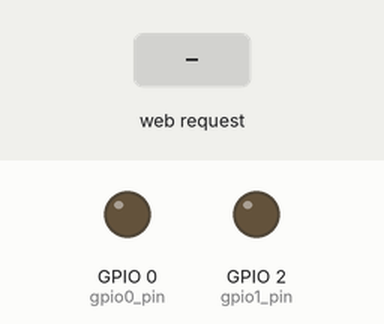
The sketch below on a simulated ESP8266 (NodeMCU). On the bench: output pins drawn as LEDs (lit = HIGH). Inputs (shaded band) come from the test bench. WiFi joins after 1.5 s; servers stay silent unless stated; what the sketch prints to the serial monitor is not drawn.

Above: at 3.7 s.
3.8 s: HTTP request GET /socket0On received
At 4.5 s:
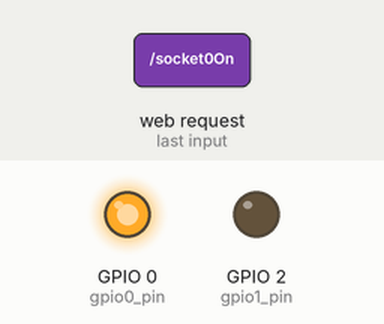
5.3 s: HTTP request GET /socket1On received
At 5.7 s:
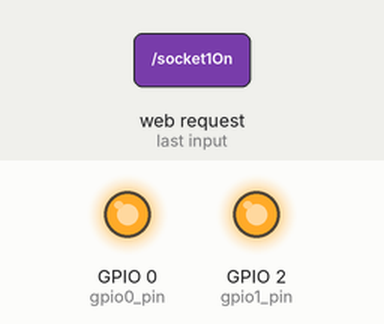
6.8 s: HTTP request GET /socket0Off received
At 8.0 s:
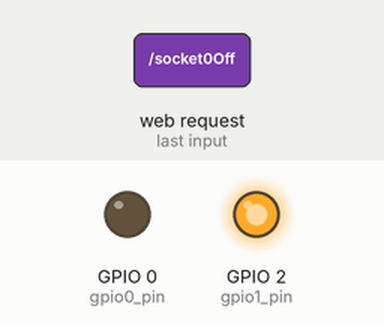
8.3 s: HTTP request GET /socket1Off received
At 9.2 s:
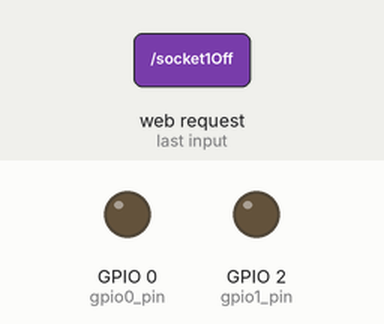
9.8 s: HTTP request GET /socket2On received
At 10.3 s:
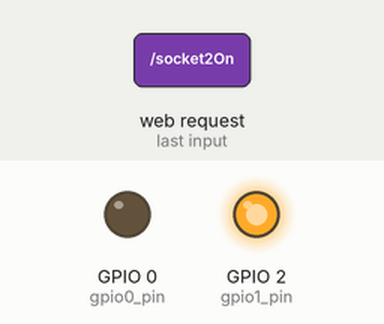
Timing chart, 0 to 12.3 s (numbered marks = the images above; inputs shaded):
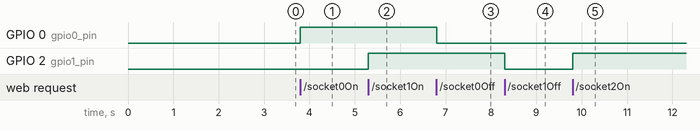

Measured:
- after the input at 3.8 s, GPIO 0 (gpio0_pin): LOW → HIGH at once
- after the input at 5.3 s, GPIO 2 (gpio1_pin): LOW → HIGH at once
- after the input at 6.8 s, GPIO 0 (gpio0_pin): HIGH → LOW at once
- after the input at 8.3 s, GPIO 2 (gpio1_pin): HIGH → LOW at once
- after the input at 9.8 s, GPIO 2 (gpio1_pin): LOW → HIGH at once

The sketch:

ESP8266_AutoConnectSimpleWebServer.ino
```cpp
/*********
  Rui Santos
  Complete project details at http://randomnerdtutorials.com
*********/

#include <ESP8266WiFi.h>
#include <WiFiClient.h>
#include <ESP8266WebServer.h>
#include <ESP8266mDNS.h>
#include <DNSServer.h>
#include <WiFiManager.h>          //https://github.com/tzapu/WiFiManager

MDNSResponder mdns;

ESP8266WebServer server(80);

String webPage = "";

const int gpio0_pin = 0;
const int gpio1_pin = LED_BUILTIN;
const int gpio2_pin = 2;

void configModeCallback (WiFiManager *myWiFiManager) {
  Serial.println("Entered config mode");
  Serial.println(WiFi.softAPIP());
  //if you used auto generated SSID, print it
  Serial.println(myWiFiManager->getConfigPortalSSID());
}

void setup(void){
  webPage += "<h1>ESP8266 Web Server</h1><p>Socket #0 <a href=\"socket0On\"><button>ON</button></a>&nbsp;<a href=\"socket0Off\"><button>OFF</button></a></p>";
  webPage += "<p>Socket #1 <a href=\"socket1On\"><button>ON</button></a>&nbsp;<a href=\"socket1Off\"><button>OFF</button></a></p>";
  webPage += "<p>Socket #2 <a href=\"socket2On\"><button>ON</button></a>&nbsp;<a href=\"socket2Off\"><button>OFF</button></a></p>";

  // preparing GPIOs
  pinMode(gpio0_pin, OUTPUT);
  digitalWrite(gpio0_pin, LOW);
  pinMode(gpio1_pin, OUTPUT);
  digitalWrite(gpio1_pin, LOW);
  pinMode(gpio2_pin, OUTPUT);
  digitalWrite(gpio2_pin, LOW);

  delay(1000);
  Serial.begin(115200);

  //WiFiManager
  //Local intialization. Once its business is done, there is no need to keep it around
  WiFiManager wifiManager;
  wifiManager.setAPCallback(configModeCallback);
  if(!wifiManager.autoConnect("Arduino_virus")) {
    Serial.println("failed to connect and hit timeout");
    //reset and try again, or maybe put it to deep sleep
    ESP.reset();
    delay(1000);
  }

  if (mdns.begin("esp8266", WiFi.localIP())) {
    Serial.println("MDNS responder started");
  }

  server.on("/", [](){
    server.send(200, "text/html", webPage);
  });

  server.on("/socket0On", [](){
    server.send(200, "text/html", webPage);
    digitalWrite(gpio0_pin, HIGH);
    delay(1000);
  });
  server.on("/socket0Off", [](){
    server.send(200, "text/html", webPage);
    digitalWrite(gpio0_pin, LOW);
    delay(1000);
  });
  server.on("/socket1On", [](){
    server.send(200, "text/html", webPage);
    digitalWrite(gpio1_pin, HIGH);
    delay(1000);
  });
  server.on("/socket1Off", [](){
    server.send(200, "text/html", webPage);
    digitalWrite(gpio1_pin, LOW);
    delay(1000);
  });
  server.on("/socket2On", [](){
    server.send(200, "text/html", webPage);
    digitalWrite(gpio2_pin, HIGH);
    delay(1000);
  });
  server.on("/socket2Off", [](){
    server.send(200, "text/html", webPage);
    digitalWrite(gpio2_pin, LOW);
    delay(1000);
  });
  server.begin();
  Serial.println("HTTP server started");
}

void loop(void){
  server.handleClient();
}
```
